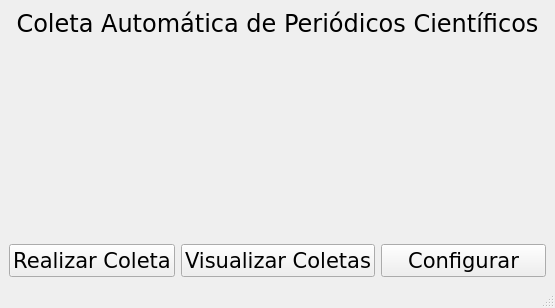
<?xml version="1.0" encoding="UTF-8"?>
<ui version="4.0">
 <class>StartWindow</class>
 <widget class="QMainWindow" name="StartWindow">
  <property name="geometry">
   <rect>
    <x>0</x>
    <y>0</y>
    <width>555</width>
    <height>308</height>
   </rect>
  </property>
  <property name="windowTitle">
   <string>CAPC</string>
  </property>
  <widget class="QWidget" name="centralwidget">
   <layout class="QVBoxLayout" name="verticalLayout">
    <item>
     <widget class="QLabel" name="labelTitle">
      <property name="font">
       <font>
        <family>Verdana</family>
        <pointsize>18</pointsize>
       </font>
      </property>
      <property name="text">
       <string>Coleta Automática de Periódicos Científicos</string>
      </property>
      <property name="alignment">
       <set>Qt::AlignHCenter|Qt::AlignTop</set>
      </property>
     </widget>
    </item>
    <item>
     <layout class="QHBoxLayout" name="horizontalLayout">
      <item>
       <widget class="QPushButton" name="pushButtonCollect">
        <property name="sizePolicy">
         <sizepolicy hsizetype="Minimum" vsizetype="Maximum">
          <horstretch>0</horstretch>
          <verstretch>0</verstretch>
         </sizepolicy>
        </property>
        <property name="font">
         <font>
          <family>Verdana</family>
          <pointsize>16</pointsize>
         </font>
        </property>
        <property name="text">
         <string>Realizar Coleta</string>
        </property>
       </widget>
      </item>
      <item>
       <widget class="QPushButton" name="pushButtonVisualize">
        <property name="font">
         <font>
          <family>Verdana</family>
          <pointsize>16</pointsize>
         </font>
        </property>
        <property name="text">
         <string>Visualizar Coletas</string>
        </property>
       </widget>
      </item>
      <item>
       <widget class="QPushButton" name="pushButtonSettings">
        <property name="font">
         <font>
          <family>Verdana</family>
          <pointsize>16</pointsize>
         </font>
        </property>
        <property name="text">
         <string>Configurar</string>
        </property>
       </widget>
      </item>
     </layout>
    </item>
   </layout>
  </widget>
  <widget class="QMenuBar" name="menubar">
   <property name="geometry">
    <rect>
     <x>0</x>
     <y>0</y>
     <width>555</width>
     <height>24</height>
    </rect>
   </property>
  </widget>
  <widget class="QStatusBar" name="statusbar"/>
 </widget>
 <resources/>
 <connections/>
</ui>
